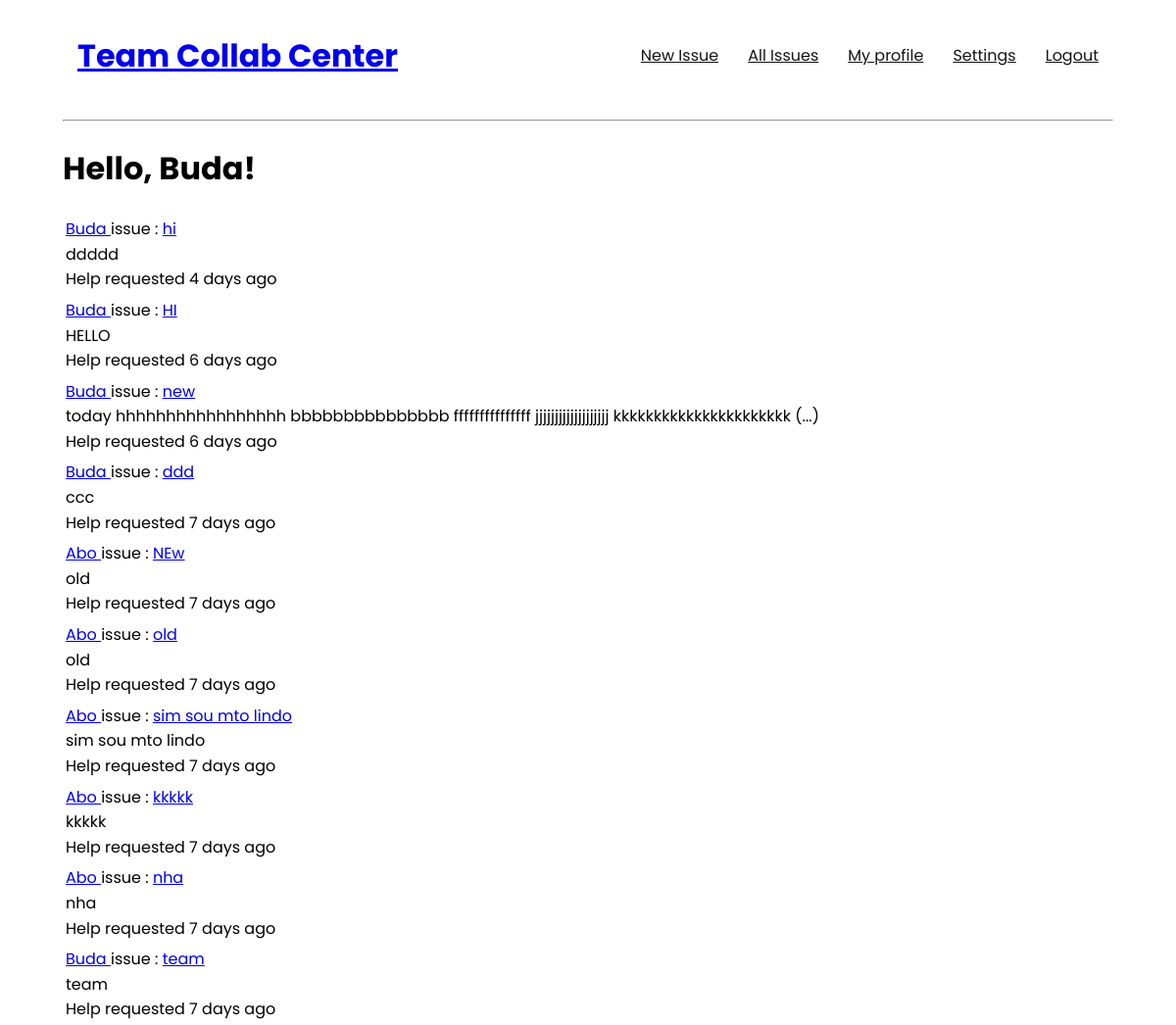
Page /index (signed in) on the committed database.
### app/models.py (models this page shows, shortened)
class User(UserMixin, db.Model):
    __tablename__='users'
    id = db.Column(db.Integer, primary_key=True)
    username = db.Column(db.String(64), index=True, unique=True)
    email = db.Column(db.String(120), index=True, unique=True)
    password_hash = db.Column(db.String(128))
    posts = db.relationship('Post', backref='author', lazy='dynamic')
    position_id = db.Column(db.Integer, db.ForeignKey('position.id'))
    about_me = db.Column(db.String(240))
    last_seen = db.Column(db.DateTime, default=datetime.utcnow)
    team_id = db.Column(db.Integer, db.ForeignKey('teams.id'))
    comments = db.relationship('Comment', backref='comment_author', lazy='dynamic')
    def team_posts(self):
        created = Post.query.filter_by(team_id=self.team_id)
        return created.order_by(Post.timestamp.desc())

class Post(db.Model):
    __tablename__='posts'
    id = db.Column(db.Integer, primary_key=True)
    title = db.Column(db.String(64))
    description = db.Column(db.String(1000))
    timestamp = db.Column(db.DateTime, index=True, default=datetime.utcnow)
    user_id = db.Column(db.Integer, db.ForeignKey('users.id'))
    team_id = db.Column(db.Integer, db.ForeignKey('teams.id'))
    comments = db.relationship('Comment', backref='comment_ticket', lazy='dynamic')

### app/routes.py (the view)
@app.route('/', methods=['GET', 'POST'])
@app.route('/index', methods=['GET', 'POST'])
@login_required
def index():
    page = request.args.get('page', 1, type=int)
    posts = current_user.team_posts().paginate(
        page, app.config['POSTS_PER_PAGE'], False)
    next_url = url_for('index', page=posts.next_num) \
        if posts.has_next else None
    prev_url = url_for('index', page=posts.prev_num) \
        if posts.has_prev else None
    return render_template('index.html', title='Home', posts=posts.items, next_url=next_url,
                           prev_url=prev_url)

### app/models.py (called while the page is built)
@login.user_loader
def load_user(id):
    return User.query.get(int(id))

### app/routes.py (called while the page is built)
@app.before_request
def before_request():
    if current_user.is_authenticated:
        current_user.last_seen = datetime.utcnow()
        db.session.commit()

### app/templates/index.html (shortened to what this page needs)
{% extends "base.html" %}
{% block content %}
    <h1>Hello, {{ current_user.username }}!</h1>
    {% for post in posts %}
        {% include '_post.html' %}
    {% endfor %}
{% endblock %}

### app/templates/_post.html
<table>
    <tr valign="top">
        <td>
            <a href="{{ url_for('user', username=post.author.username) }}">
            {{ post.author.username }}
            </a>
            issue : <a href="{{ url_for('post_view', id=post.id) }}">{{ post.title }}</a>
            <br>
            {% if post.description|length < 20 %}
                {{ post.description }}
            {% else %}
                {{ post.description[0:100] }} (...)
            {% endif %}
            <br>
            Help requested {{ moment(post.timestamp).fromNow() }}
        </td>
    </tr>
</table>

### app/static/styles/style.css (style rules this page uses)
* { -webkit-box-sizing: border-box; box-sizing: border-box; }
body { font-family: 'Poppins', sans-serif; line-height: 1.6; margin: 0 4rem; }

### rows in the picture
User: username "Buda"
Post: author.username "Buda", title "hi", description "ddddd", timestamp "4 days ago"
Post: author.username "Buda", title "HI", description "HELLO", timestamp "6 days ago"
Post: author.username "Buda", title "new", description "today hhhhhhhhhhhhhhhhh bbbbbbbbbbbbbbb fffffffffffffff jjjjjjjjjjjjjjjjjjj kkkkkkkkkkkkkkkkkkkkkk", timestamp "6 days ago"
Post: author.username "Buda", title "ddd", description "ccc", timestamp "7 days ago"
Post: author.username "Abo", title "NEw", description "old", timestamp "7 days ago"
Post: author.username "Abo", title "old", description "old", timestamp "7 days ago"
Post: author.username "Abo", title "sim sou mto lindo", description "sim sou mto lindo", timestamp "7 days ago"
Post: author.username "Abo", title "kkkkk", description "kkkkk", timestamp "7 days ago"
Post: author.username "Abo", title "nha", description "nha", timestamp "7 days ago"
Post: author.username "Buda", title "team", description "team", timestamp "7 days ago"
